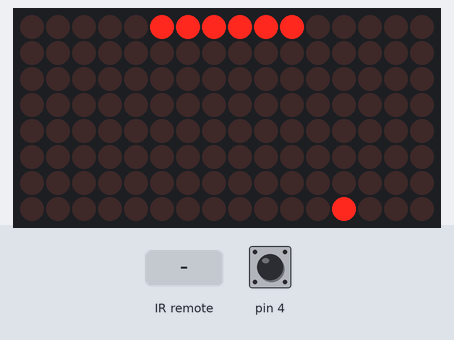
A sketch run on a simulated Arduino Uno, built with avr-gcc and run on an emulated ATmega328P. On the bench: 16×8 LED matrix. The test bench sets the inputs (shaded band); at power-on: pin 4 HIGH.

Above: at 2.2 s.
2.3 s: infrared code 0xEA15FF00 received
At 3.1 s:
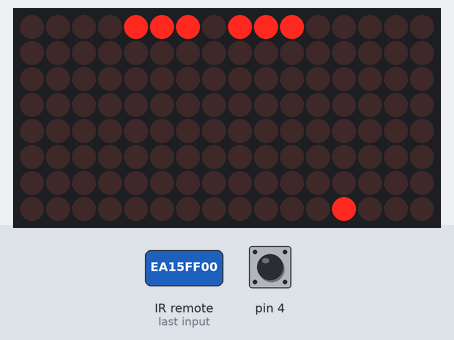
At 4.25 s:
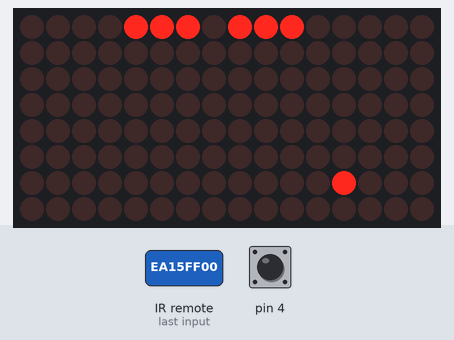
5.3 s: infrared code 0xB946FF00 received
At 7.15 s:
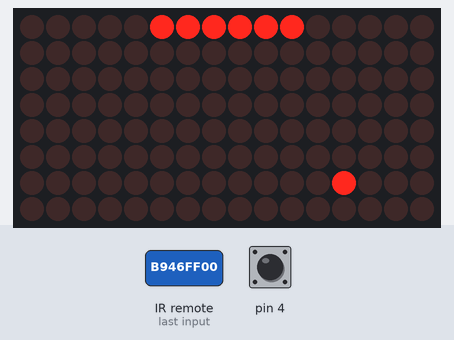
Timing chart, 0 to 8.7 s (numbered marks = the images above; inputs shaded):
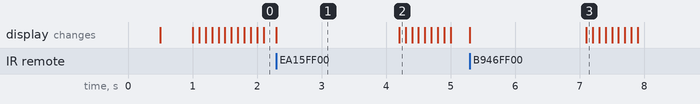

The sketch:

Pong.ino
```cpp
#include "LedControl.h"
#include "binary.h"
#include <IRremote.h>
#include "string.h"
#include "SoftwareSerial.h"


int pin_recv = 5;

//IRrecv irrecv(4);
//IRrecv irrecv(5);
decode_results results;
LedControl lc = LedControl(11,13,10,2);

unsigned long delaytime = 1000;

int matrix = 0;
int player2 = 7;
int player1 = 224;
int row = 0;
int ballPosition[2] = {5,7};
int ballDirection[2] = {-1,1};
unsigned long ballAll = 100;
unsigned long lastBall;

int lastStatePlayer1 = 1;
int lastStatePlayer2 = 1;

bool isReseting;

void setup() {
  // put your setup code here, to run once:
  lc.shutdown(0, false);
  lc.shutdown(1, false);
  lc.setIntensity(1,8);
  lc.setIntensity(0,8);
  lc.clearDisplay(1);
  //lc.setDigit(0, 7, (byte)7, false);
  //lc.setDigit(1, 8, (byte)8, false);
  Serial.begin(9600);
  IrReceiver.begin(pin_recv);
  delay(500);

  lc.setRow(1,0,player1);
  lc.setRow(0,0,player2);
  lc.setLed(matrix, ballPosition[0], ballPosition[1], true);
  delay(500);


  pinMode(4, INPUT);
  pinMode(5, INPUT);
}

long readIR(){
  if(IrReceiver.decode()){

    // Serial.println("Received something...");
    //IrReceiver.printIRResultShort(&Serial);
    //Serial.println();
    //Serial.println(IrReceiver.decodedIRData.decodedRawData);
    IrReceiver.resume();
    return IrReceiver.decodedIRData.decodedRawData;
  }
  return 0;
}

void setPlayerPos(){
  long buttonValue = readIR();
  switch(buttonValue){
    case 3108437760 :
      if (pin_recv == 4){
        if (player1 > 7){
          player1 /= 2;
        }
        lc.setRow(1, 0, player1);
      }else if (pin_recv == 5){
        if (player2 > 7){
          player2 /= 2;
        }
        lc.setRow(0, 0, player2);
      }
      break;
    case 3927310080 :
      if (pin_recv == 4){
        if (player1 < 224){
          player1 *= 2;
        }
        lc.setRow(1, 0, player1);
      }else if (pin_recv == 5){
        if (player2 < 224){
          player2 *= 2;
        }
        lc.setRow(0, 0, player2);
      }
      break;
  }
}

int power(int num, int powerNum){
  if (powerNum <= 0){
    return 1;
  }
  return power(num, powerNum - 1) * num;
}


void moveBall(){
    lc.setLed(matrix, ballPosition[0], ballPosition[1], false);
    ballPosition[0] -= ballDirection[0];
    ballPosition[1] -= ballDirection[1];
    lc.setLed(matrix, ballPosition[0], ballPosition[1], true);
}

void setDirection(){
  if(ballPosition[0] == 1){
    /*if(ballAll > 50){
      ballAll /= 2;
    }*/

    if (matrix == 1){
      if(player1 == 7 * power(2, 7 - ballPosition[1])){
        ballDirection[0] = -1;
        ballDirection[1] = -1;
      }else if(player1 == 7 * power(2, 6 - ballPosition[1])){
        ballDirection[0] = -1;
        ballDirection[1] = 0;
      }else if(player1 == 7 * power(2, 5 - ballPosition[1])){
        ballDirection[0] = -1;
        ballDirection[1] = 1;
      }else{
        ballDirection[1] = 0;
      }
    }

    if (matrix == 0){
      if(player2 == 7 * power(2, 7 - ballPosition[1])){
        ballDirection[0] = -1;
        ballDirection[1] = -1;
      }else if(player2 == 7 * power(2, 6 - ballPosition[1])){
        ballDirection[0] = -1;
        ballDirection[1] = 0;
      }else if(player2 == 7 * power(2, 5 - ballPosition[1])){
        ballDirection[0] = -1;
        ballDirection[1] = 1;
      }else{
        ballDirection[1] = 0;
      }
    }


  }else if(ballPosition[0] == 7){
    if (ballDirection[0] == -1 /*&& matrix == 1*/){
      lc.setLed(matrix, ballPosition[0], ballPosition[1], false);
      if (matrix == 1){
        matrix = 0;
        ballDirection[0] = 1;
      }else if (matrix == 0){
        matrix = 1;
        ballDirection[0] = 1;
      }
      ballDirection[1] = -ballDirection[1];
      ballPosition[1] = 7 - ballPosition[1];
      ballPosition[0] = 8;
    }
  }

  if ((ballPosition[1] == 7 && ballDirection[1] == -1) || (ballPosition[1] == 0 && ballDirection[1] == 1)){
    ballDirection[1] = -ballDirection[1];
  }

  if (ballPosition[0] < 0){
    resetBall();
  }

}

void resetBall(){
  ballPosition[0] = 7;
  ballPosition[1] = 4;
  ballDirection[0] = 1;
  ballDirection[1] = 0;
  lc.setLed(matrix, ballPosition[0], ballPosition[1], true);
  ballAll = 2000;
  isReseting = true;
}

void changeReceiver(){
  int value1;
  int value2;

  value1 = digitalRead( 4 );
  value2 = digitalRead( 5 );


  if(value1 != lastStatePlayer1){
    if (value1 == 0){
      pin_recv = 4;
      IrReceiver.begin(pin_recv);
      lastStatePlayer1 = value1;
    }else {
      lastStatePlayer1 = 1;
    }

  }

  if(value2 != lastStatePlayer2){
    if (value2 == 0){
      pin_recv = 5;
      IrReceiver.begin(pin_recv);
      lastStatePlayer2 = value2;
    }else {
      lastStatePlayer2 = 1;
    }

  }
}

void loop() {
  // put your main code here, to run repeatedly:
  changeReceiver();

  unsigned long topLoop = millis();

  if (topLoop - lastBall >= ballAll) {
    lastBall = topLoop;
    setDirection();
    if(ballAll!=2000){
      moveBall();
    }else if(isReseting){
      isReseting = false;
    }else{
      ballAll = 100;
    }


  }
  setPlayerPos();


}
```

Measured:
- after the input at 2.3 s, the display: changes at once (image 1)
- after the input at 5.3 s, the display: first changes at once (image 3 shows a later state)
- what the display in image 1 shows lasts 1.9 s, from 2.3 s to 4.2 s
